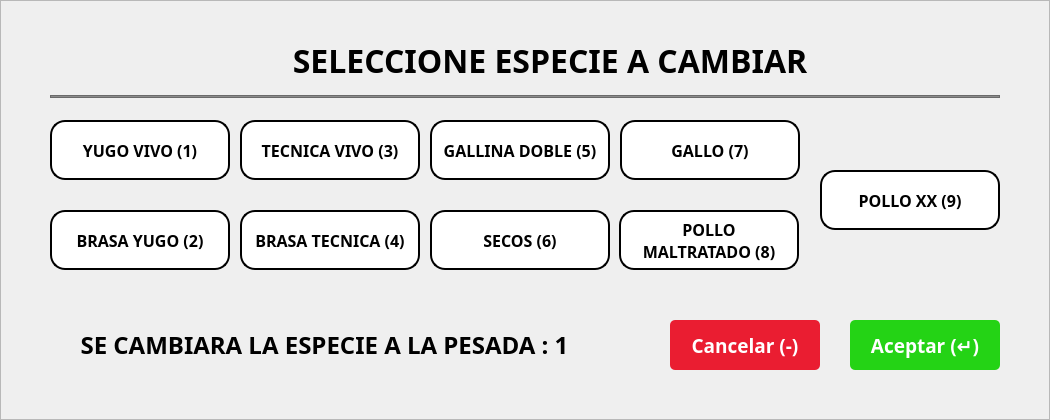
    <widget class="QFrame" name="frmCambiarEspecie">
     <property name="geometry">
      <rect>
       <x>435</x>
       <y>330</y>
       <width>1050</width>
       <height>420</height>
      </rect>
     </property>
     <property name="styleSheet">
      <string notr="true">#frmCambiarEspecie{background-color: rgb(255, 255, 255);
color: rgb(0, 0, 0);
border:none;
border-radius: 10px;
border: 2px solid #D9D9D9;}</string>
     </property>
     <property name="frameShape">
      <enum>QFrame::StyledPanel</enum>
     </property>
     <property name="frameShadow">
      <enum>QFrame::Raised</enum>
     </property>
     <widget class="QLabel" name="lblTextCambiarEspecie">
      <property name="geometry">
       <rect>
        <x>50</x>
        <y>35</y>
        <width>1000</width>
        <height>50</height>
       </rect>
      </property>
      <property name="font">
       <font>
        <family>Poppins</family>
        <pointsize>24</pointsize>
        <weight>75</weight>
        <bold>true</bold>
       </font>
      </property>
      <property name="text">
       <string>SELECCIONE ESPECIE A CAMBIAR</string>
      </property>
      <property name="alignment">
       <set>Qt::AlignCenter</set>
      </property>
     </widget>
     <widget class="QLabel" name="btnCambioGallinaDoble">
      <property name="geometry">
       <rect>
        <x>430</x>
        <y>120</y>
        <width>180</width>
        <height>60</height>
       </rect>
      </property>
      <property name="font">
       <font>
        <family>Poppins</family>
        <pointsize>12</pointsize>
        <weight>75</weight>
        <bold>true</bold>
       </font>
      </property>
      <property name="styleSheet">
       <string notr="true">background-color: rgb(255, 255, 255);
border-color: rgb(0, 0, 0);
border: 2px solid black;
  border-radius: 15px;</string>
      </property>
      <property name="text">
       <string>GALLINA DOBLE (5)</string>
      </property>
      <property name="alignment">
       <set>Qt::AlignCenter</set>
      </property>
     </widget>
     <widget class="QLabel" name="btnCambioYugoVivo">
      <property name="geometry">
       <rect>
        <x>50</x>
        <y>120</y>
        <width>180</width>
        <height>60</height>
       </rect>
      </property>
      <property name="font">
       <font>
        <family>Poppins</family>
        <pointsize>12</pointsize>
        <weight>75</weight>
        <bold>true</bold>
       </font>
      </property>
      <property name="styleSheet">
       <string notr="true">background-color: rgb(255, 255, 255);
border-color: rgb(0, 0, 0);
border: 2px solid black;
  border-radius: 15px;</string>
      </property>
      <property name="text">
       <string>YUGO VIVO (1)</string>
      </property>
      <property name="alignment">
       <set>Qt::AlignCenter</set>
      </property>
     </widget>
     <widget class="QLabel" name="btnCambioTecnicaVivo">
      <property name="geometry">
       <rect>
        <x>240</x>
        <y>120</y>
        <width>180</width>
        <height>60</height>
       </rect>
      </property>
      <property name="font">
       <font>
        <family>Poppins</family>
        <pointsize>12</pointsize>
        <weight>75</weight>
        <bold>true</bold>
       </font>
      </property>
      <property name="styleSheet">
       <string notr="true">background-color: rgb(255, 255, 255);
border-color: rgb(0, 0, 0);
border: 2px solid black;
  border-radius: 15px;</string>
      </property>
      <property name="text">
       <string>TECNICA VIVO (3)</string>
      </property>
      <property name="alignment">
       <set>Qt::AlignCenter</set>
      </property>
     </widget>
     <widget class="QLabel" name="btnCambioGallo">
      <property name="geometry">
       <rect>
        <x>620</x>
        <y>120</y>
        <width>180</width>
        <height>60</height>
       </rect>
      </property>
      <property name="font">
       <font>
        <family>Poppins</family>
        <pointsize>12</pointsize>
        <weight>75</weight>
        <bold>true</bold>
       </font>
      </property>
      <property name="styleSheet">
       <string notr="true">background-color: rgb(255, 255, 255);
border-color: rgb(0, 0, 0);
border: 2px solid black;
  border-radius: 15px;</string>
      </property>
      <property name="text">
       <string>GALLO (7)</string>
      </property>
      <property name="alignment">
       <set>Qt::AlignCenter</set>
      </property>
     </widget>
     <widget class="QPushButton" name="btnAceptarFrmCambiarEspecie">
      <property name="geometry">
       <rect>
        <x>850</x>
        <y>320</y>
        <width>150</width>
        <height>50</height>
       </rect>
      </property>
      <property name="font">
       <font>
        <family>Poppins</family>
        <pointsize>14</pointsize>
        <weight>75</weight>
        <bold>true</bold>
       </font>
      </property>
      <property name="cursor">
       <cursorShape>PointingHandCursor</cursorShape>
      </property>
      <property name="styleSheet">
       <string notr="true">background-color: rgb(36, 211, 21);
color: rgb(255, 255, 255);
border:none;
border-radius: 5px;</string>
      </property>
      <property name="text">
       <string>Aceptar (↵)</string>
      </property>
      <property name="flat">
       <bool>false</bool>
      </property>
     </widget>
     <widget class="QFrame" name="frame_5">
      <property name="geometry">
       <rect>
        <x>50</x>
        <y>95</y>
        <width>950</width>
        <height>3</height>
       </rect>
      </property>
      <property name="styleSheet">
       <string notr="true">background-color: rgb(139, 139, 139);</string>
      </property>
      <property name="frameShape">
       <enum>QFrame::StyledPanel</enum>
      </property>
      <property name="frameShadow">
       <enum>QFrame::Raised</enum>
      </property>
     </widget>
     <widget class="QLabel" name="btnCambioGallinaChica">
      <property name="geometry">
       <rect>
        <x>430</x>
        <y>210</y>
        <width>180</width>
        <height>60</height>
       </rect>
      </property>
      <property name="font">
       <font>
        <family>Poppins</family>
        <pointsize>12</pointsize>
        <weight>75</weight>
        <bold>true</bold>
       </font>
      </property>
      <property name="styleSheet">
       <string notr="true">background-color: rgb(255, 255, 255);
border-color: rgb(0, 0, 0);
border: 2px solid black;
  border-radius: 15px;</string>
      </property>
      <property name="text">
       <string>SECOS (6)</string>
      </property>
      <property name="alignment">
       <set>Qt::AlignCenter</set>
      </property>
     </widget>
     <widget class="QLabel" name="btnCambioPolloMaltratado">
      <property name="geometry">
       <rect>
        <x>619</x>
        <y>210</y>
        <width>180</width>
        <height>60</height>
       </rect>
      </property>
      <property name="font">
       <font>
        <family>Poppins</family>
        <pointsize>12</pointsize>
        <weight>75</weight>
        <bold>true</bold>
       </font>
      </property>
      <property name="styleSheet">
       <string notr="true">background-color: rgb(255, 255, 255);
border-color: rgb(0, 0, 0);
border: 2px solid black;
  border-radius: 15px;</string>
      </property>
      <property name="text">
       <string>POLLO 
MALTRATADO (8)</string>
      </property>
      <property name="alignment">
       <set>Qt::AlignCenter</set>
      </property>
     </widget>
     <widget class="QLabel" name="btnCambioPolloXx">
      <property name="geometry">
       <rect>
        <x>820</x>
        <y>170</y>
        <width>180</width>
        <height>60</height>
       </rect>
      </property>
      <property name="font">
       <font>
        <family>Poppins</family>
        <pointsize>12</pointsize>
        <weight>75</weight>
        <bold>true</bold>
       </font>
      </property>
      <property name="styleSheet">
       <string notr="true">background-color: rgb(255, 255, 255);
border-color: rgb(0, 0, 0);
border: 2px solid black;
  border-radius: 15px;</string>
      </property>
      <property name="text">
       <string>POLLO XX (9)</string>
      </property>
      <property name="alignment">
       <set>Qt::AlignCenter</set>
      </property>
     </widget>
     <widget class="QLabel" name="btnCambioBrasaTecnica">
      <property name="geometry">
       <rect>
        <x>240</x>
        <y>210</y>
        <width>180</width>
        <height>60</height>
       </rect>
      </property>
      <property name="font">
       <font>
        <family>Poppins</family>
        <pointsize>12</pointsize>
        <weight>75</weight>
        <bold>true</bold>
       </font>
      </property>
      <property name="styleSheet">
       <string notr="true">background-color: rgb(255, 255, 255);
border-color: rgb(0, 0, 0);
border: 2px solid black;
  border-radius: 15px;</string>
      </property>
      <property name="text">
       <string>BRASA TECNICA (4)</string>
      </property>
      <property name="alignment">
       <set>Qt::AlignCenter</set>
      </property>
     </widget>
     <widget class="QLabel" name="btnCambioBrasaYugo">
      <property name="geometry">
       <rect>
        <x>50</x>
        <y>210</y>
        <width>180</width>
        <height>60</height>
       </rect>
      </property>
      <property name="font">
       <font>
        <family>Poppins</family>
        <pointsize>12</pointsize>
        <weight>75</weight>
        <bold>true</bold>
       </font>
      </property>
      <property name="styleSheet">
       <string notr="true">background-color: rgb(255, 255, 255);
border-color: rgb(0, 0, 0);
border: 2px solid black;
  border-radius: 15px;</string>
      </property>
      <property name="text">
       <string>BRASA YUGO (2)</string>
      </property>
      <property name="alignment">
       <set>Qt::AlignCenter</set>
      </property>
     </widget>
     <widget class="QPushButton" name="btnCancelarFrmCambiarEspecie">
      <property name="geometry">
       <rect>
        <x>670</x>
        <y>320</y>
        <width>150</width>
        <height>50</height>
       </rect>
      </property>
      <property name="font">
       <font>
        <family>Poppins</family>
        <pointsize>14</pointsize>
        <weight>75</weight>
        <bold>true</bold>
       </font>
      </property>
      <property name="cursor">
       <cursorShape>PointingHandCursor</cursorShape>
      </property>
      <property name="styleSheet">
       <string notr="true">background-color: rgb(234, 29, 49);
color: rgb(255, 255, 255);
border:none;
border-radius: 5px;</string>
      </property>
      <property name="text">
       <string>Cancelar (-)</string>
      </property>
     </widget>
     <widget class="QLabel" name="lblTextAvisaCambioEspeciePesada">
      <property name="geometry">
       <rect>
        <x>49</x>
        <y>320</y>
        <width>551</width>
        <height>50</height>
       </rect>
      </property>
      <property name="font">
       <font>
        <family>Poppins</family>
        <pointsize>18</pointsize>
        <weight>75</weight>
        <bold>true</bold>
       </font>
      </property>
      <property name="text">
       <string>SE CAMBIARA LA ESPECIE A LA PESADA : 1</string>
      </property>
      <property name="alignment">
       <set>Qt::AlignCenter</set>
      </property>
     </widget>
    </widget>
